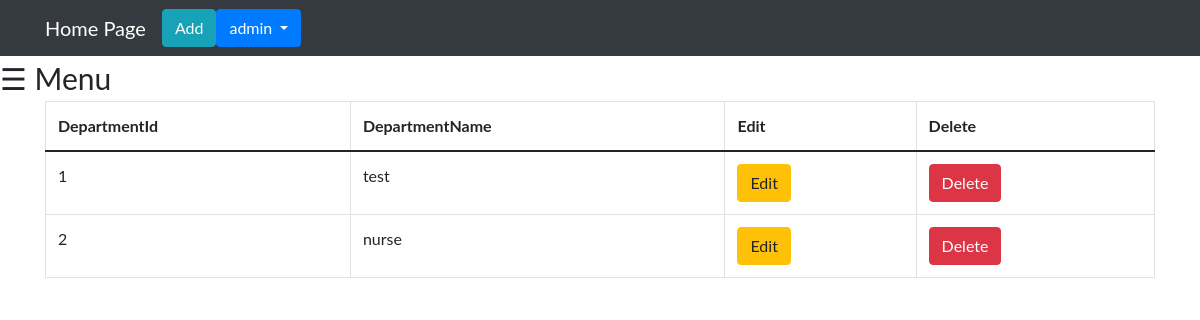
The app's page /Departmentshow.php (signed in), older data.
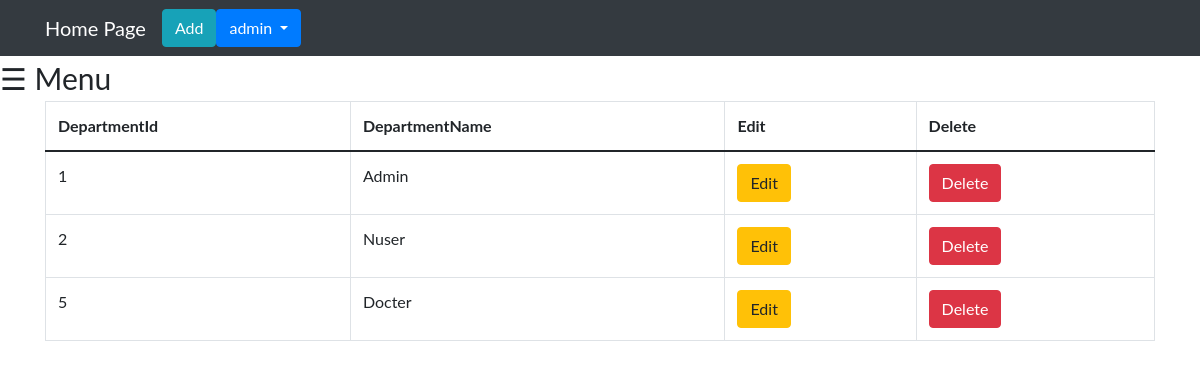
The same page, newer data.
### tables this page shows
CREATE TABLE `tbl_department` (
  `DepartId` int(11) NOT NULL,
  `DepartName` varchar(255) DEFAULT NULL
);

### Departmentshow.php (the view, shortened to what this page needs)
<?php
     include('Connect.php');
?>
<!DOCTYPE html>
<html lang="en">
<head>
    <nav class="navbar navbar-expand-sm navbar-dark bg-dark">
            <div class="container">
                <a href="main.php" class="navbar-brand">Home Page</a>
                <div id="navbar1" class="collapse navbar-collapse">
                    <div class="dropdown">
                        <div id="navbar1" class="collapse navbar-collapse">
                            <ul class="navbar-nav ms-auto">
                                <li class="nav-item">
                                    <td><a href="Departmentadd.php" class ="btn btn-info">Add</a></td>
                                </li>
                                <button class="btn btn-primary dropdown-toggle" type="button" id="dropdownMenuButton" data-toggle="dropdown" aria-haspopup="true" aria-expanded="false"
                                ><?php echo $_SESSION['StaffName'] ?>
                                </button>
                            </ul>
                        </div>
                    </div>
                </div>
            </div>
        </nav>
</head>
<body>
        <?php
            include('slidebar.php');
        ?>
    <div class="container-sm">
        <table class="table table-bordered">
            <thead>
                <tr>
                    <th>DepartmentId</th>
                    <th>DepartmentName</th>
                    <th>Edit </th>
                    <th>Delete</th>
                </tr>
            </thead>
            <tbody>
                <?php
                        $sql = 'SELECT * FROM tbl_department';
                        $result = $conn->query($sql);
                        $data = array();
                        while($row = $result->fetch_assoc()) {
                            $data[] = $row;
                        }
                        foreach($data as $key => $depart){
                ?>
                    <tr>
                        <td><?php echo $depart["DepartId"]; ?></td>
                        <td><?php echo $depart["DepartName"]; ?></td>
                        <td><a href="Departmentedit.php?update_id=<?php echo $depart["DepartId"];?>" class="btn btn-warning">Edit</a></td>
                        <td><a href="?delete_id=<?php echo $depart["DepartId"]; ?>" class="btn btn-danger">Delete</a></td>
                    </tr>
                    <?php } ?>
            </tbody>
        </table>
    </div>
</body>
</html>

Row changes from the older to the newer data that the page shows:
changed tbl_department id 1: DepartName "test" → "Admin"
changed tbl_department id 2: DepartName "nurse" → "Nuser"
added tbl_department: DepartId "5", DepartName "Docter"
